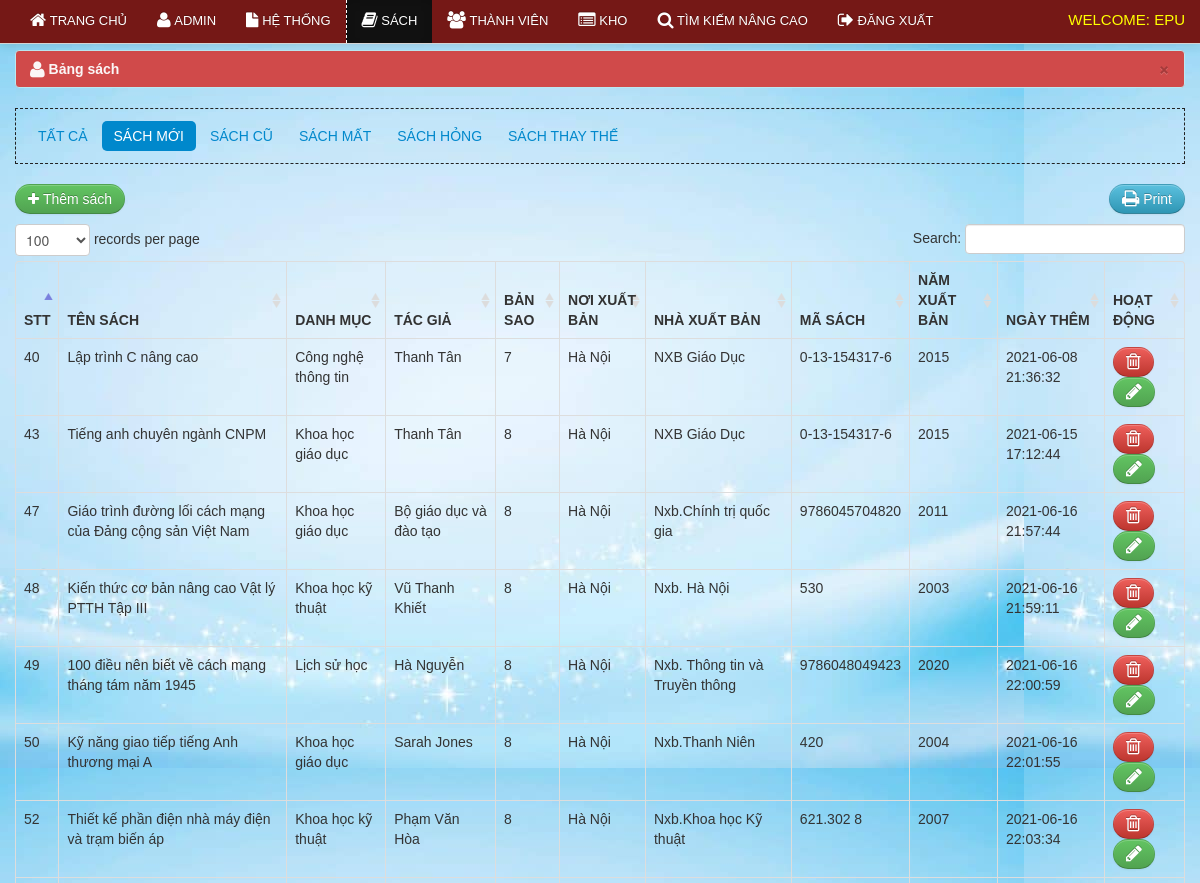
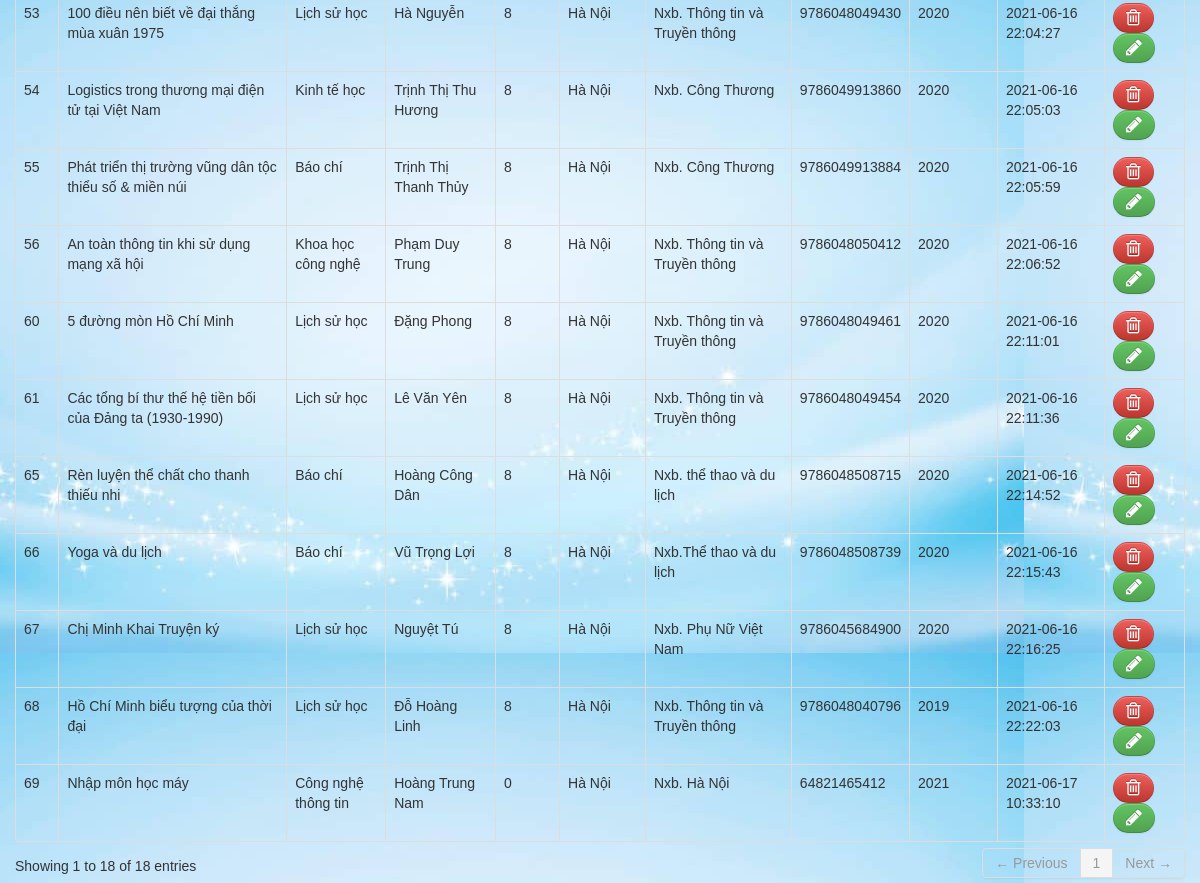
The page /qltv/librarian/new_books.php (signed in) on the database its author committed (2 pictures, top to bottom).
### tables this page shows
CREATE TABLE `book` (
  `book_id` int(11) NOT NULL AUTO_INCREMENT,
  `book_title` varchar(100) NOT NULL,
  `category_id` int(50) NOT NULL,
  `author` varchar(50) NOT NULL,
  `book_copies` int(11) NOT NULL,
  `book_pub` varchar(100) NOT NULL,
  `publisher_name` varchar(100) NOT NULL,
  `isbn` varchar(50) NOT NULL,
  `copyright_year` int(11) NOT NULL,
  `date_receive` varchar(20) NOT NULL,
  `date_added` datetime NOT NULL,
  `status` varchar(30) NOT NULL,
  PRIMARY KEY (`book_id`)
);

CREATE TABLE `category` (
  `category_id` int(11) NOT NULL AUTO_INCREMENT,
  `classname` varchar(50) DEFAULT NULL,
  PRIMARY KEY (`category_id`),
  UNIQUE KEY `category_id` (`category_id`),
  KEY `classid` (`category_id`)
);

### qltv/librarian/new_books.php (the view, shortened to what this page needs)
<?php include('header.php'); ?>
<?php include('navbar_books.php'); ?>
    <div class="container">
		<div class="margin-top">
			<div class="row">
			<div class="span12">
			   <div class="alert alert-info">
                                    <button type="button" class="close" data-dismiss="alert">&times;</button>
                                    <strong><i class="icon-user icon-large"></i>&nbsp;Bảng sách</strong>
                                </div>
								    <ul class="nav nav-pills">
										<li><a href="books.php">Tất cả</a></li>
										<li  class="active"><a href="new_books.php">Sách mới</a></li>
										<li><a href="old_books.php">Sách cũ</a></li>
										<li><a href="lost.php">Sách mất</a></li>
										<li><a href="damage.php">Sách hỏng</a></li>
										<li><a href="sub_rep.php">Sách thay thế</a></li>
									</ul>
                            <table cellpadding="0" cellspacing="0" border="0" class="table  table-bordered" id="example">
								<div class="pull-right">
								<a href="" onclick="window.print()" class="btn btn-info"><i class="icon-print icon-large"></i> Print</a>
								</div>
								<p><a href="add_books.php" class="btn btn-success"><i class="icon-plus"></i>&nbsp;Thêm sách</a></p>
                                <thead>
                                    <tr>
									    <th>STT</th>
                                        <th>Tên sách</th>
                                        <th>Danh mục</th>
										<th>Tác giả</th>
										<th class="action">Bản sao</th>
										<th>Nơi xuất bản</th>
										<th>Nhà xuất bản</th>
										<th>Mã sách</th>
										<th>Năm xuất bản</th>
										<th>Ngày thêm</th>
										<th class="action">Hoạt động</th>
                                    </tr>
                                </thead>
                                <tbody>
                                  <?php  $user_query=mysqli_query($conn,"select * from book where status = 'Sách mới'")or die(mysqli_error());
									while($row=mysqli_fetch_array($user_query)){
									$id=$row['book_id'];
									$cat_id=$row['category_id'];
											$cat_query = mysqli_query($conn,"select * from category where category_id = '$cat_id'")or die(mysqli_error());
											$cat_row = mysqli_fetch_array($cat_query);
									?>
									<tr class="del<?php echo $id ?>">
                                    <td><?php echo $row['book_id']; ?></td>
                                    <td><?php echo $row['book_title']; ?></td>
									<td><?php echo $cat_row ['classname']; ?> </td>
                                    <td><?php echo $row['author']; ?> </td>
                                    <td class="action"><?php echo $row['book_copies']; ?> </td>
                                     <td><?php echo $row['book_pub']; ?></td>
									 <td><?php echo $row['publisher_name']; ?></td>
									 <td><?php echo $row['isbn']; ?></td>
									 <td><?php echo $row['copyright_year']; ?></td>
									 <td><?php echo $row['date_added']; ?></td>
                                    <td class="action">
                                        <a rel="tooltip"  title="Xóa" id="<?php echo $id; ?>" href="#delete_book<?php echo $id; ?>" data-toggle="modal"    class="btn btn-danger"><i class="icon-trash icon-large"></i></a>
										<a  rel="tooltip"  title="Sửa" id="e<?php echo $id; ?>" href="edit_book.php<?php echo '?id='.$id; ?>" class="btn btn-success"><i class="icon-pencil icon-large"></i></a>
                                    </td>
                                    </tr>
									<?php  }  ?>
                                </tbody>
                            </table>
			</div>
			</div>
		</div>
    </div>
<?php include('footer.php') ?>

### qltv/css/docs.css (style rules this page uses)
body { font-family:'TR Century Gothic',Helvetica,Arial,sans-serif !important; }
.btn { border-radius: 25px !important; }
.alert { text-shadow: none; }
.nav-tabs, .nav-pills { border: 1px dashed #222 !important; padding: 10px; }
th { text-transform:uppercase; }
.nav li a { text-transform:uppercase; }
.margin-top { margin-top:50px; }
body { background: url(../img/grid_noise.png); position: relative; }

### qltv/css/print.css (style rules this page uses)
.action { display:none; }
th { text-align:left; }
td { text-align:left; border-top:1px solid; padding:2px; }
.btn { display:none; }
.alert { display:none; }
body { font-family:arial; font-size:13px; }
.nav { display:none; }

### rows shown on the page
book: book_id "40", book_title "Lập trình C nâng cao", category.classname "Công nghệ thông tin", author "Thanh Tân", book_copies "7", book_pub "Hà Nội", publisher_name "NXB Giáo Dục", isbn "0-13-154317-6", copyright_year "2015", date_added "2021-06-08 21:36:32"
book: book_id "43", book_title "Tiếng anh chuyên ngành CNPM", category.classname "Khoa học giáo dục", author "Thanh Tân", book_copies "8", book_pub "Hà Nội", publisher_name "NXB Giáo Dục", isbn "0-13-154317-6", copyright_year "2015", date_added "2021-06-15 17:12:44"
book: book_id "47", book_title "Giáo trình đường lối cách mạng của Đảng cộng sản Việt Nam", category.classname "Khoa học giáo dục", author "Bộ giáo dục và đào tạo", book_copies "8", book_pub "Hà Nội", publisher_name "Nxb.Chính trị quốc gia", isbn "9786045704820", copyright_year "2011", date_added "2021-06-16 21:57:44"
book: book_id "48", book_title "Kiến thức cơ bản nâng cao Vật lý PTTH Tập III", category.classname "Khoa học kỹ thuật", author "Vũ Thanh Khiết", book_copies "8", book_pub "Hà Nội", publisher_name "Nxb. Hà Nội", isbn "530", copyright_year "2003", date_added "2021-06-16 21:59:11"
book: book_id "49", book_title "100 điều nên biết về cách mạng tháng tám năm 1945", category.classname "Lịch sử học", author "Hà Nguyễn", book_copies "8", book_pub "Hà Nội", publisher_name "Nxb. Thông tin và Truyền thông", isbn "9786048049423", copyright_year "2020", date_added "2021-06-16 22:00:59"
book: book_id "50", book_title "Kỹ năng giao tiếp tiếng Anh thương mại A", category.classname "Khoa học giáo dục", author "Sarah Jones", book_copies "8", book_pub "Hà Nội", publisher_name "Nxb.Thanh Niên", isbn "420", copyright_year "2004", date_added "2021-06-16 22:01:55"
book: book_id "52", book_title "Thiết kế phần điện nhà máy điện và trạm biến áp", category.classname "Khoa học kỹ thuật", author "Phạm Văn Hòa", book_copies "8", book_pub "Hà Nội", publisher_name "Nxb.Khoa học Kỹ thuật", isbn "621.302 8", copyright_year "2007", date_added "2021-06-16 22:03:34"
book: book_id "53", book_title "100 điều nên biết về đại thắng mùa xuân 1975", category.classname "Lịch sử học", author "Hà Nguyễn", book_copies "8", book_pub "Hà Nội", publisher_name "Nxb. Thông tin và Truyền thông", isbn "9786048049430", copyright_year "2020", date_added "2021-06-16 22:04:27"
book: book_id "54", book_title "Logistics trong thương mại điện tử tại Việt Nam", category.classname "Kinh tế học", author "Trịnh Thị Thu Hương", book_copies "8", book_pub "Hà Nội", publisher_name "Nxb. Công Thương", isbn "9786049913860", copyright_year "2020", date_added "2021-06-16 22:05:03"
book: book_id "55", book_title "Phát triển thị trường vũng dân tộc thiểu số & miền núi", category.classname "Báo chí", author "Trịnh Thị Thanh Thủy", book_copies "8", book_pub "Hà Nội", publisher_name "Nxb. Công Thương", isbn "9786049913884", copyright_year "2020", date_added "2021-06-16 22:05:59"
book: book_id "56", book_title "An toàn thông tin khi sử dụng mạng xã hội", category.classname "Khoa học công nghệ", author "Phạm Duy Trung", book_copies "8", book_pub "Hà Nội", publisher_name "Nxb. Thông tin và Truyền thông", isbn "9786048050412", copyright_year "2020", date_added "2021-06-16 22:06:52"
book: book_id "60", book_title "5 đường mòn Hồ Chí Minh", category.classname "Lịch sử học", author "Đặng Phong", book_copies "8", book_pub "Hà Nội", publisher_name "Nxb. Thông tin và Truyền thông", isbn "9786048049461", copyright_year "2020", date_added "2021-06-16 22:11:01"
book: book_id "61", book_title "Các tổng bí thư thế hệ tiền bối của Đảng ta (1930-1990)", category.classname "Lịch sử học", author "Lê Văn Yên", book_copies "8", book_pub "Hà Nội", publisher_name "Nxb. Thông tin và Truyền thông", isbn "9786048049454", copyright_year "2020", date_added "2021-06-16 22:11:36"
book: book_id "65", book_title "Rèn luyện thể chất cho thanh thiếu nhi", category.classname "Báo chí", author "Hoàng Công Dân", book_copies "8", book_pub "Hà Nội", publisher_name "Nxb. thể thao và du lịch", isbn "9786048508715", copyright_year "2020", date_added "2021-06-16 22:14:52"
book: book_id "66", book_title "Yoga và du lịch", category.classname "Báo chí", author "Vũ Trọng Lợi", book_copies "8", book_pub "Hà Nội", publisher_name "Nxb.Thể thao và du lịch", isbn "9786048508739", copyright_year "2020", date_added "2021-06-16 22:15:43"
book: book_id "67", book_title "Chị Minh Khai Truyện ký", category.classname "Lịch sử học", author "Nguyệt Tú", book_copies "8", book_pub "Hà Nội", publisher_name "Nxb. Phụ Nữ Việt Nam", isbn "9786045684900", copyright_year "2020", date_added "2021-06-16 22:16:25"
book: book_id "68", book_title "Hồ Chí Minh biểu tượng của thời đại", category.classname "Lịch sử học", author "Đỗ Hoàng Linh", book_copies "8", book_pub "Hà Nội", publisher_name "Nxb. Thông tin và Truyền thông", isbn "9786048040796", copyright_year "2019", date_added "2021-06-16 22:22:03"
book: book_id "69", book_title "Nhập môn học máy", category.classname "Công nghệ thông tin", author "Hoàng Trung Nam", book_copies "0", book_pub "Hà Nội", publisher_name "Nxb. Hà Nội", isbn "64821465412", copyright_year "2021", date_added "2021-06-17 10:33:10"
